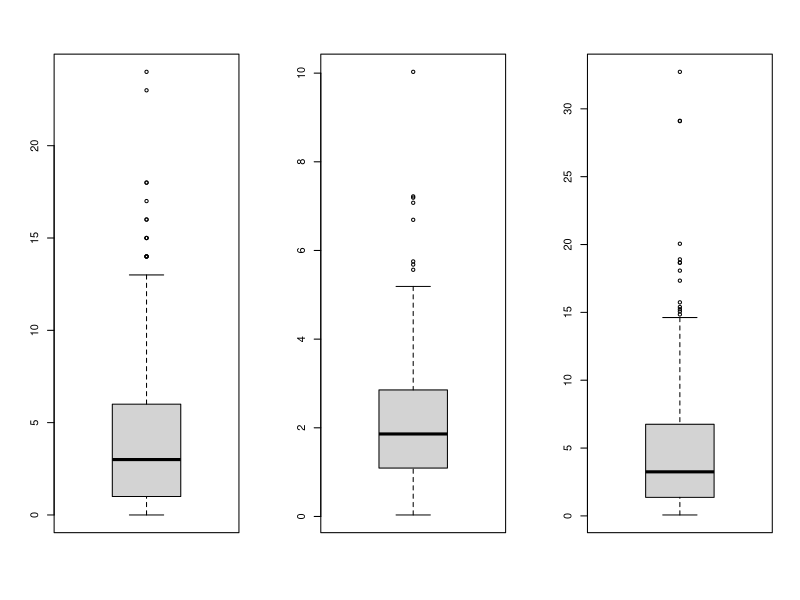

Source code (R):
get_statistics = function(values) {
  boxplot(values)
  prop_min <- min(values)
  prop_max <- max(values)
  prop_mean <- mean(values)
  prop_var <- var(values)
  prop_std <- sd(values)
  prop_1st_q <- quantile(values, 0.25)  
  prop_3rd_q <- quantile(values, 0.75)
  stats <- c("min", "max", "mean", "var", "std", "1st Q", "3rd Q")
  values <- c(prop_min, prop_max, prop_mean, prop_var, prop_std, prop_1st_q, prop_3rd_q)
  df <- data.frame(stats, values)
  return(df)
}

par(mfrow=c(1, 3))
print(get_statistics(rgeom(200, 0.2)), digits=2)
print(get_statistics(rgamma(200, 2)), digits=2)
print(get_statistics(rexp(200, 0.2)), digits=2)
